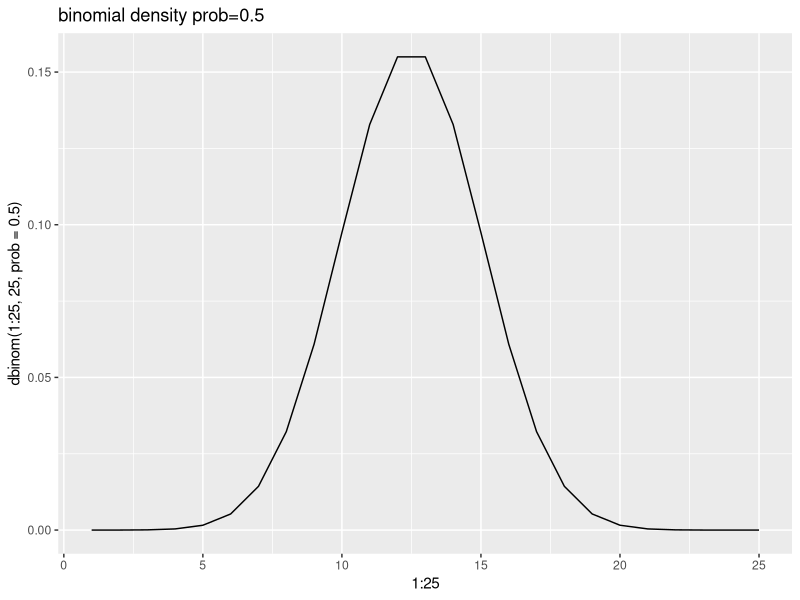
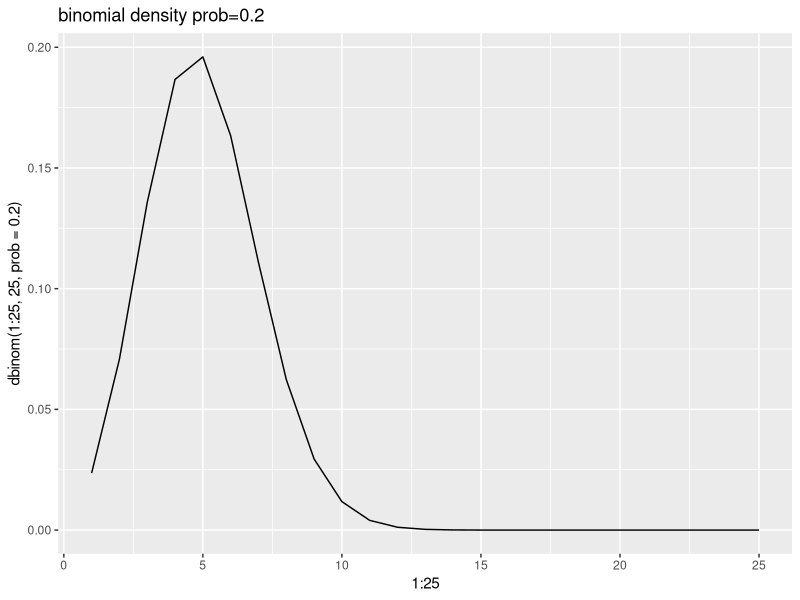
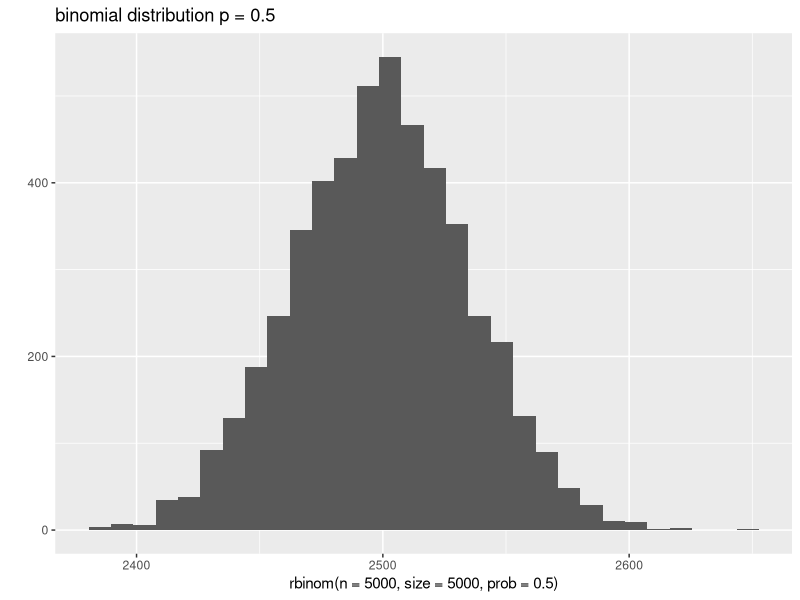
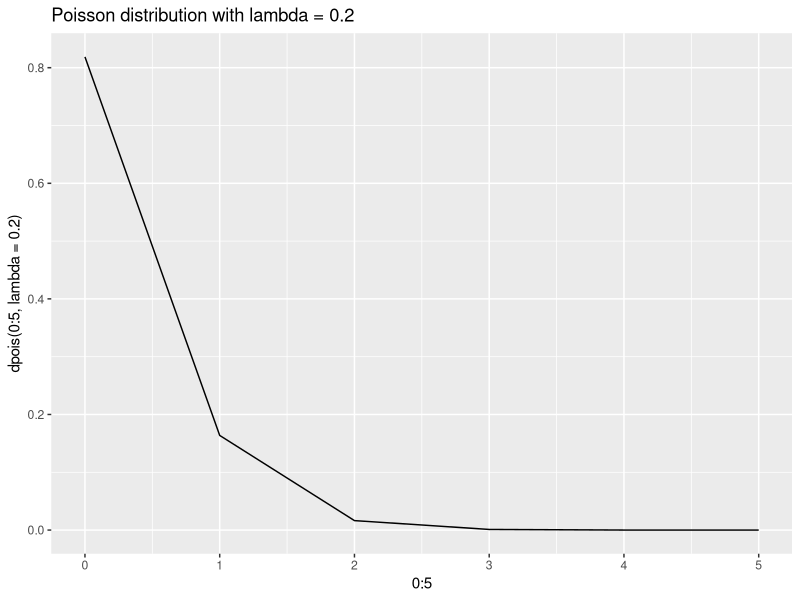
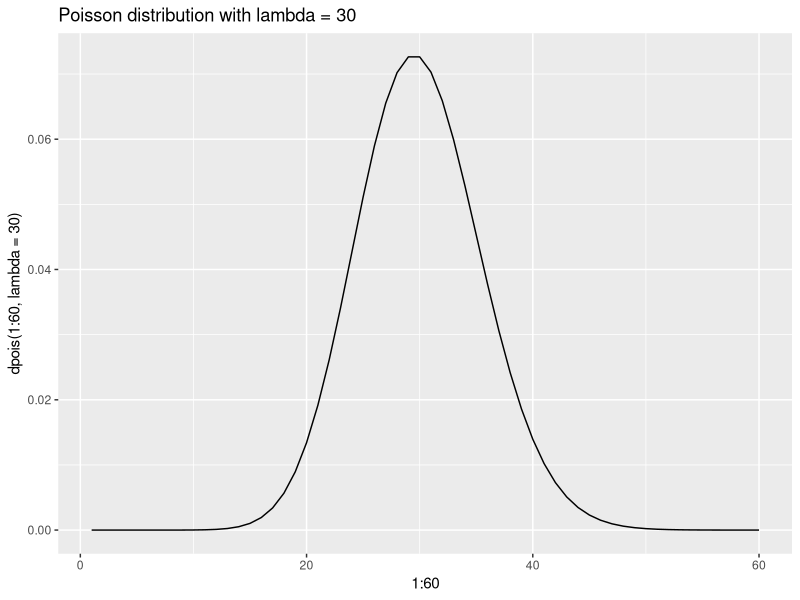
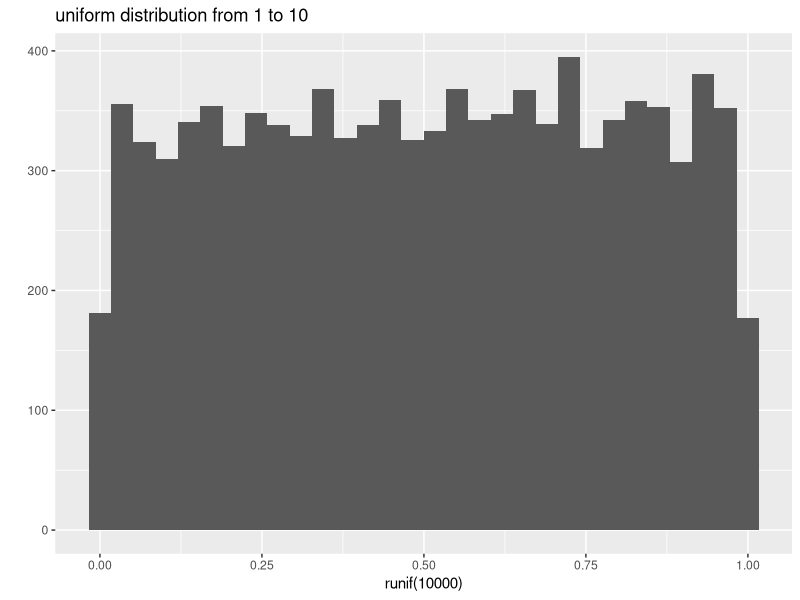
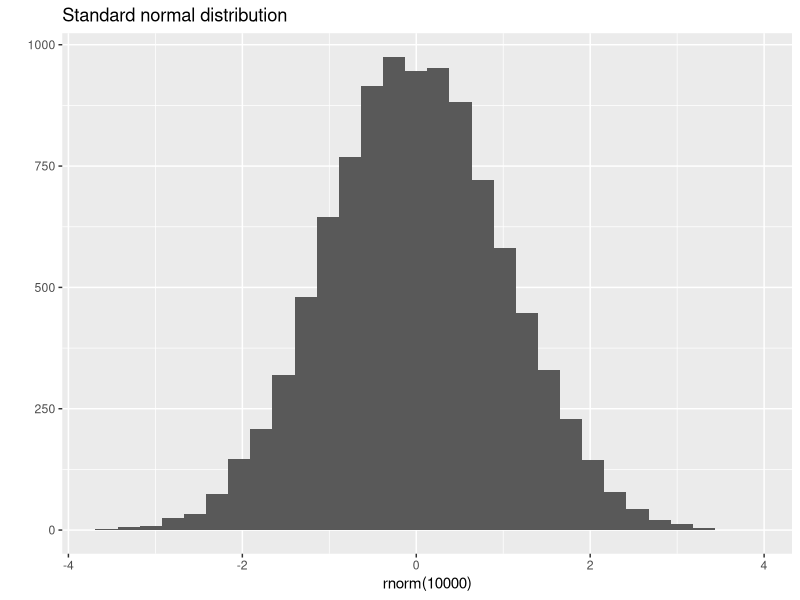
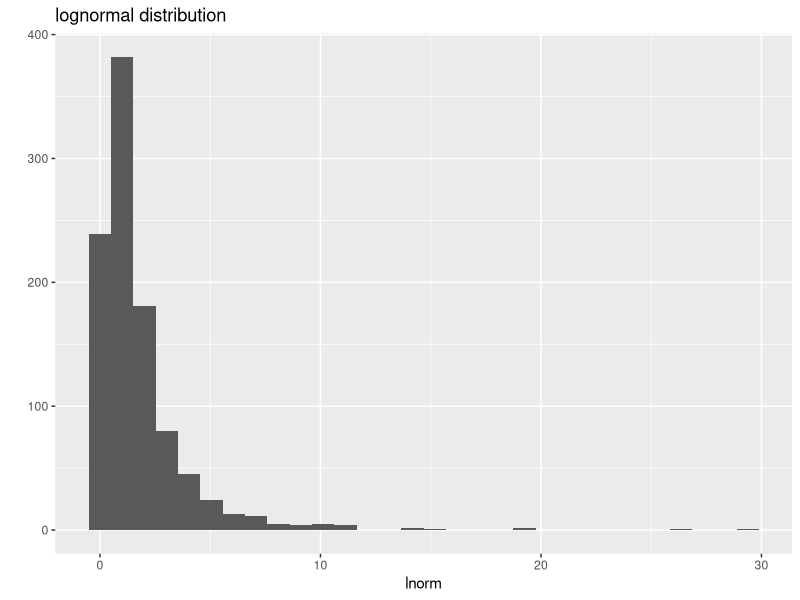

The R source for these figures, in order:
## ---- chunk 1
# 10 observations, 1 trial
rbinom(n = 10, size=1, prob = 0.5)

# 1 observation, 10 trials
rbinom(n = 1, size=10, prob = 0.5)

# 10 observations, 10 trials
rbinom(n = 10, size=10, prob = 0.5)

## ---- chunk 2
library(ggplot2)
qplot(x=1:25, y=dbinom(1:25, 25, prob = 0.5), geom="line", main="binomial density prob=0.5")
qplot(x=1:25, y=dbinom(1:25, 25, prob = 0.2), geom="line", main="binomial density prob=0.2")
## ---- chunk 3
dbinom(25, 25, prob = 0.2)
## ---- chunk 4
qplot(rbinom(n = 5000, size=5000, prob = 0.5), main="binomial distribution p = 0.5")
## ---- chunk 5
rpois(10, lambda = 0.2)

qplot(x=0:5, y=dpois(0:5, lambda = 0.2), main="Poisson distribution with lambda = 0.2", geom="line")
## ---- chunk 6
qplot(x=1:60, y=dpois(1:60, lambda = 30), main="Poisson distribution with lambda = 30", geom="line")
## ---- chunk 7
runif(10, min = 1, max = 10)

qplot(runif(10000), min=1, max=10, main="uniform distribution from 1 to 10")
## ---- chunk 8
rnorm(10, mean=0, sd=1)

qplot(rnorm(10000), mean=0, sd=1, main="Standard normal distribution ")
## ---- chunk 9
rlnorm(10, meanlog = 0, sdlog = 1)

lnorm <- rlnorm(1000, meanlog = 0, sdlog = 1)

qplot(lnorm, main="lognormal distribution")
qplot(log(lnorm), main="logged lognormal distribution")
## ---- chunk 10
rexp(10, rate=2)

exponential <- rexp(1000, rate=2)
qplot(exponential, main="Shape of Exponential distribution using random simulated data")

## ---- chunk 11
qplot(seq(0,5,0.1), dexp(x = seq(0,5,0.1), rate=2), geom="line", main="Theoretical shape of exponential dist with rate = 2")
## ---- chunk 12
pnorm(q = 5, mean = 10, sd = 1.5)
## ---- chunk 13
set.seed(1237)
grades <- rnorm(1000, mean=75, sd=10)
qplot(grades)
## ---- chunk 14
ninety_percentile <- qnorm(0.9, mean=75, sd = 10)
qplot(grades, main="grades distribution with 90th percentile indicated") + 
  geom_vline(xintercept=ninety_percentile, color="red")
## ---- chunk 15
sum(grades <= ninety_percentile) / length(grades)
## ---- chunk 16
qqnorm(rnorm(1000))
## ---- chunk 17
qqnorm(rnorm(1000)^2)
qqnorm(rnorm(1000)^3)
## ---- chunk 18
shapiro.test(rnorm(1000))
shapiro.test(rnorm(1000)^2)
